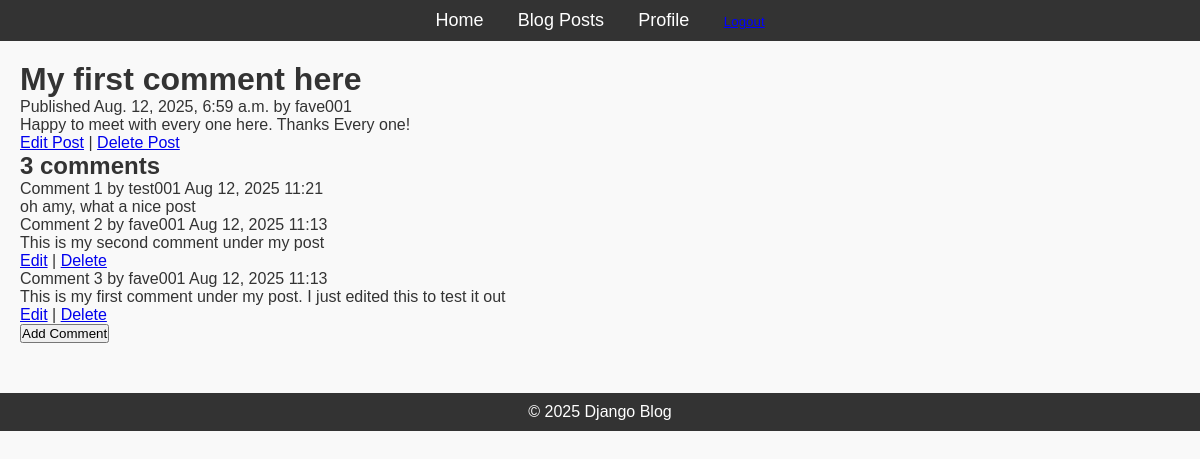
/blog/post/1/ (signed in), run on the app's committed database.
### blog/models.py (models this page shows, shortened)
class Post(models.Model):
    title = models.CharField(max_length=200)
    content = models.TextField()
    published_date = models.DateTimeField(auto_now_add=True)
    author = models.ForeignKey(User, on_delete=models.CASCADE, related_name='post_author')

class Comment(models.Model):
    post = models.ForeignKey(Post, on_delete=models.CASCADE, related_name='comments')
    author = models.ForeignKey(User, on_delete=models.CASCADE, related_name='comment_author')
    content = models.TextField()
    created_at = models.DateTimeField(auto_now_add=True)
    updated_at = models.DateTimeField(auto_now=True)

### blog/views.py (the view)
# urls.py: path('post/<int:pk>/', PostDetailView.as_view(), name='post_detail'),
class PostDetailView(DetailView):
    model = Post
    template_name = 'blog/post_detail.html'
    def get_context_data(self, **kwargs):
        context = super().get_context_data(**kwargs)
        post = self.object
        context['comments'] = post.comments.all().order_by('-created_at')
        context['form'] = CommentForm()
        return context

### blog/templates/blog/post_detail.html (shortened to what this page needs)
{% extends "blog/base.html" %}
{% block content %}
    <h1>{{ post.title }}</h1>
    <p class="date">
        Published {{ post.published_date }} by {{ post.author }}
    </p>
    {{ post.content|linebreaks }}
    <a href="{% url 'post_edit' post.pk %}">Edit Post</a>
    <a> | </a>
    <a href="{% url 'post_delete' post.pk %}">Delete Post</a>
    {% with comments.count as total_comments %}
        <h2>
            {{ total_comments }} comment{{ total_comments|pluralize }}
        </h2>
    {% endwith %}
    {% for comment in comments %}
        <div class="comment">
            <p class="info">
                Comment {{ forloop.counter }} by {{ comment.author.username }}
                {{ comment.created_at|date:"M d, Y H:i" }}
            </p>
            {{ comment.content|linebreaks }}
            {% if user == comment.author %}
                <a href="{% url 'edit_comment' comment.pk %}">Edit</a> |
                <a href="{% url 'delete_comment' comment.pk %}">Delete</a>
            {% endif %}
        </div>
        {% empty %}
            <p>No comments yet. Be the first to comment!</p>
    {% endfor %}
    <form action="{% url 'add_comment' post.pk %}" method="post">
            <button type="submit">Add Comment</button>
    </form>
{% endblock %}

### blog/static/css/styles.css (style rules this page uses)
* { margin: 0; padding: 0; box-sizing: border-box; }
body { font-family: Arial, sans-serif; background-color: #f9f9f9; color: #333; }

### data on the page
Post: title "My first comment here", published_date "Aug. 12, 2025, 6:59 a.m.", author "fave001", content "Happy to meet with every one here. Thanks Every one!"
Comment: author.username "test001", created_at "Aug 12, 2025 11:21", content "oh amy, what a nice post"
Comment: author.username "fave001", created_at "Aug 12, 2025 11:13", content "This is my second comment under my post", shows "Edit"
Comment: author.username "fave001", created_at "Aug 12, 2025 11:13", content "This is my first comment under my post. I just edited this to test it out", shows "Edit"

### other printed values
{{ total_comments }} "3"
